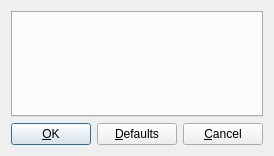
<?xml version="1.0" encoding="UTF-8"?>
<ui version="4.0">
 <class>ConfigurationDlg</class>
 <widget class="QWidget" name="ConfigurationDlg">
  <property name="geometry">
   <rect>
    <x>0</x>
    <y>0</y>
    <width>237</width>
    <height>156</height>
   </rect>
  </property>
  <property name="windowTitle">
   <string>Configuration</string>
  </property>
  <layout class="QVBoxLayout" name="verticalLayout_2">
   <item>
    <layout class="QVBoxLayout" name="verticalLayout">
     <item>
      <widget class="QTabWidget" name="tab_widget">
       <property name="currentIndex">
        <number>-1</number>
       </property>
      </widget>
     </item>
     <item>
      <layout class="QHBoxLayout" name="horizontalLayout">
       <item>
        <widget class="QPushButton" name="ok_button">
         <property name="text">
          <string>&amp;OK</string>
         </property>
         <property name="autoDefault">
          <bool>true</bool>
         </property>
         <property name="default">
          <bool>true</bool>
         </property>
        </widget>
       </item>
       <item>
        <spacer name="horizontalSpacer">
         <property name="orientation">
          <enum>Qt::Horizontal</enum>
         </property>
         <property name="sizeHint" stdset="0">
          <size>
           <width>40</width>
           <height>20</height>
          </size>
         </property>
        </spacer>
       </item>
       <item>
        <widget class="QPushButton" name="defaults_button">
         <property name="text">
          <string>&amp;Defaults</string>
         </property>
        </widget>
       </item>
       <item>
        <spacer name="horizontalSpacer_2">
         <property name="orientation">
          <enum>Qt::Horizontal</enum>
         </property>
         <property name="sizeHint" stdset="0">
          <size>
           <width>40</width>
           <height>20</height>
          </size>
         </property>
        </spacer>
       </item>
       <item>
        <widget class="QPushButton" name="cancel_button">
         <property name="text">
          <string>&amp;Cancel</string>
         </property>
        </widget>
       </item>
      </layout>
     </item>
    </layout>
   </item>
  </layout>
 </widget>
 <resources/>
 <connections>
  <connection>
   <sender>ok_button</sender>
   <signal>clicked()</signal>
   <receiver>ConfigurationDlg</receiver>
   <slot>accept()</slot>
   <hints>
    <hint type="sourcelabel">
     <x>30</x>
     <y>137</y>
    </hint>
    <hint type="destinationlabel">
     <x>118</x>
     <y>77</y>
    </hint>
   </hints>
  </connection>
  <connection>
   <sender>defaults_button</sender>
   <signal>clicked()</signal>
   <receiver>ConfigurationDlg</receiver>
   <slot>reset_to_defaults()</slot>
   <hints>
    <hint type="sourcelabel">
     <x>106</x>
     <y>137</y>
    </hint>
    <hint type="destinationlabel">
     <x>118</x>
     <y>77</y>
    </hint>
   </hints>
  </connection>
  <connection>
   <sender>cancel_button</sender>
   <signal>clicked()</signal>
   <receiver>ConfigurationDlg</receiver>
   <slot>reject()</slot>
   <hints>
    <hint type="sourcelabel">
     <x>193</x>
     <y>137</y>
    </hint>
    <hint type="destinationlabel">
     <x>118</x>
     <y>77</y>
    </hint>
   </hints>
  </connection>
 </connections>
</ui>
